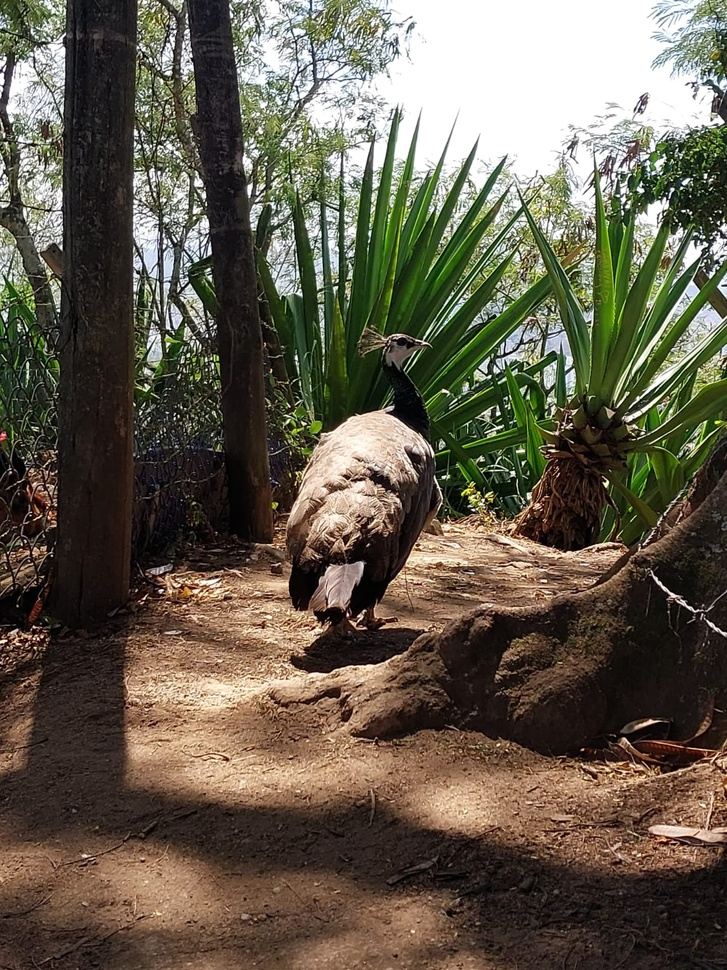
#> input picture imagens_teste/originais/image1.jpeg, 727 x 970 px, shrunk from 1200 x 1600 before the run; its folder holds 4 pictures in this run
$ python conversor.py
#> lines starting #> are read from the running program, lines starting #| are printed output that depends on the picture
import cv2
import os


files = os.listdir('originais')
c = 1

for file in files:
    img = cv2.imread('originais/' + file, cv2.IMREAD_GRAYSCALE)
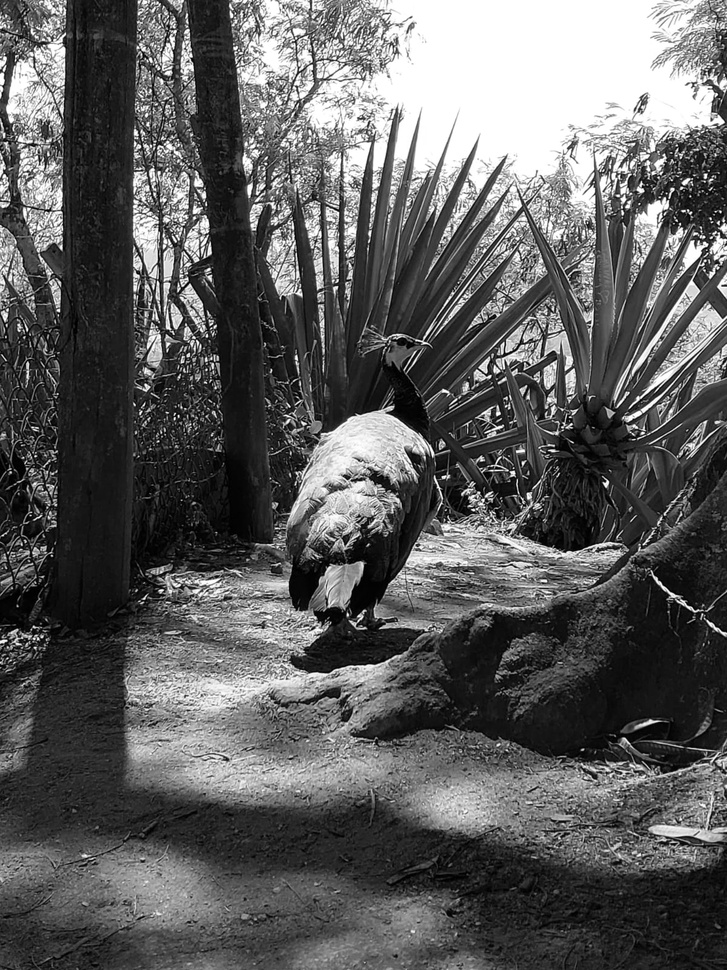
#> img: shape (970, 727); min 0, max 255, mean 93.7
    cv2.imwrite(f"pgm/image{c}.pgm", img, [cv2.IMWRITE_PXM_BINARY, 0])
    c += 1
#> pass 2 of the loop `for file in files:`:
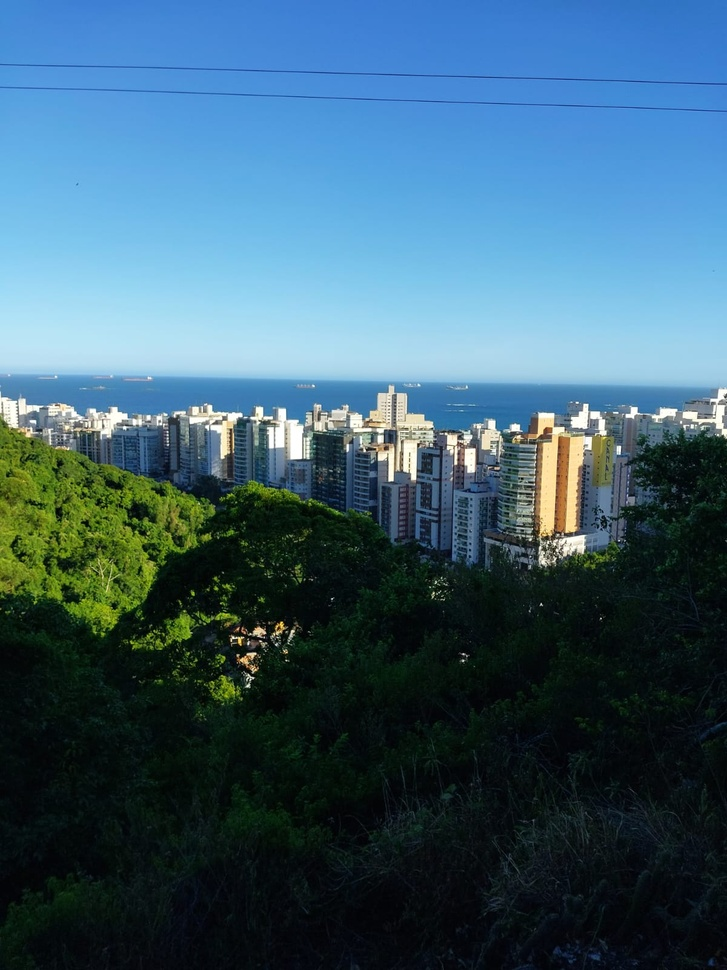
#> input picture imagens_teste/originais/image2.jpeg, 727 x 970 px, shrunk from 1200 x 1600 before the run
#> `img = cv2.imread('originais/' + file, cv2.IMREAD_GRAYSCALE)`:
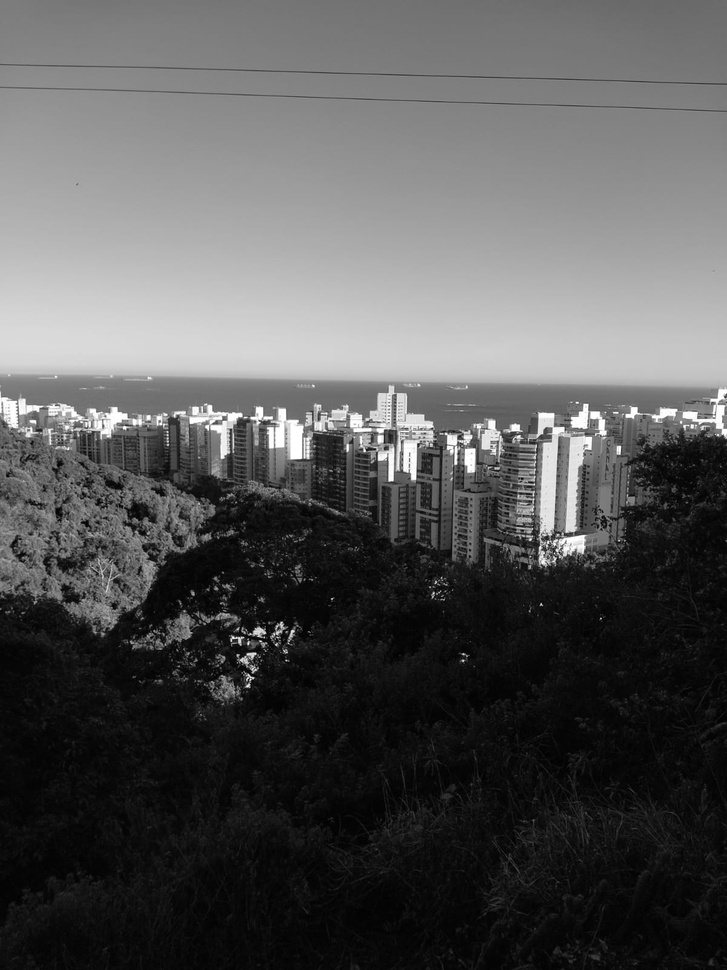
#> img: shape (970, 727); min 0, max 255, mean 86.6
#> pass 3 of the loop `for file in files:`:
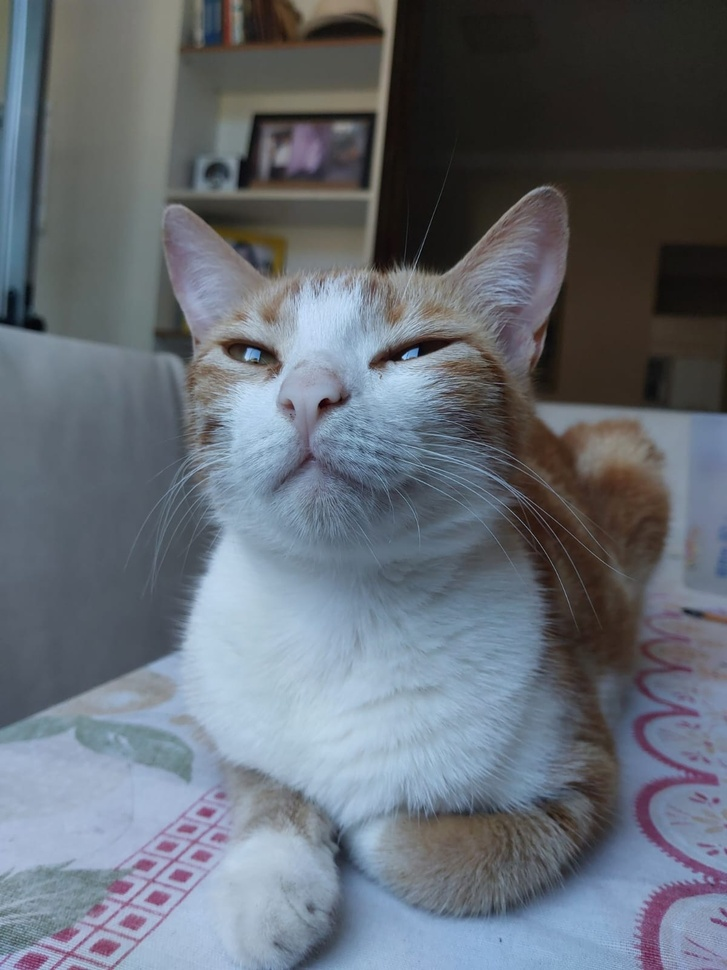
#> input picture imagens_teste/originais/image3.jpeg, 727 x 970 px, shrunk from 1200 x 1600 before the run
#> `img = cv2.imread('originais/' + file, cv2.IMREAD_GRAYSCALE)`:
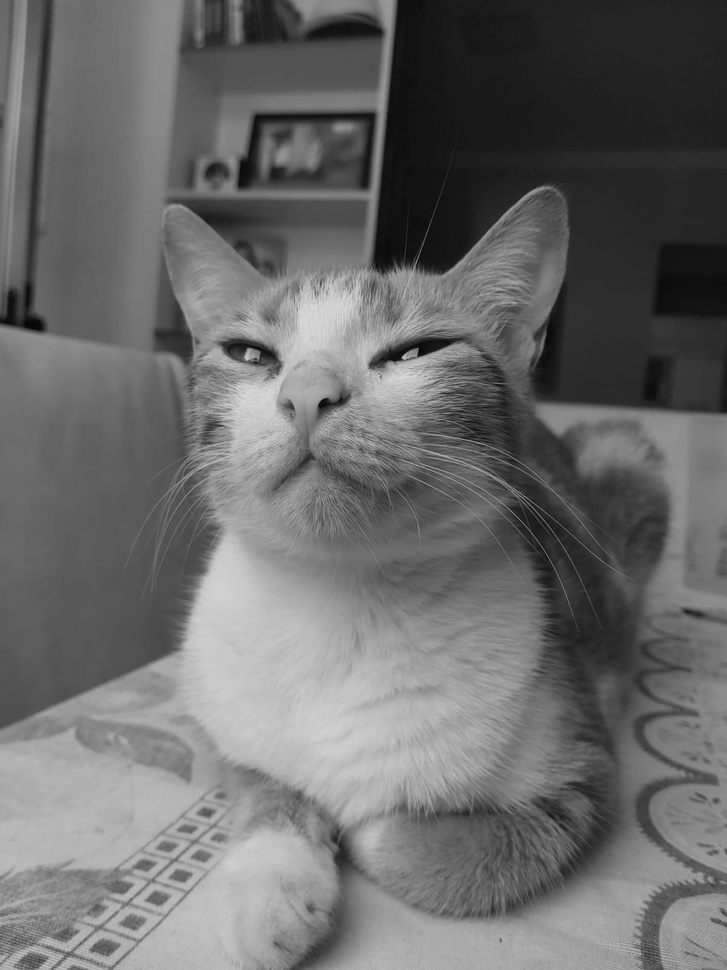
#> img: shape (970, 727); min 0, max 222, mean 106.8
#> the loop made 4 passes; the first 3 are shown
